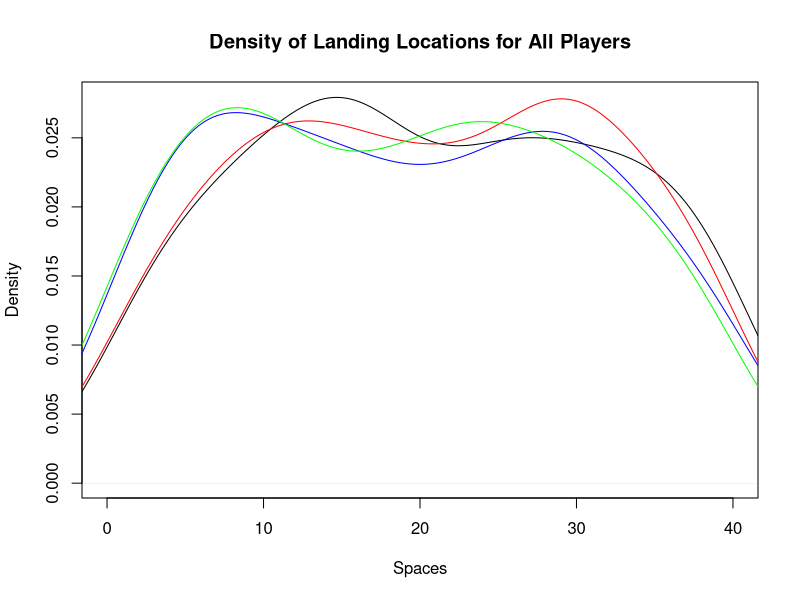
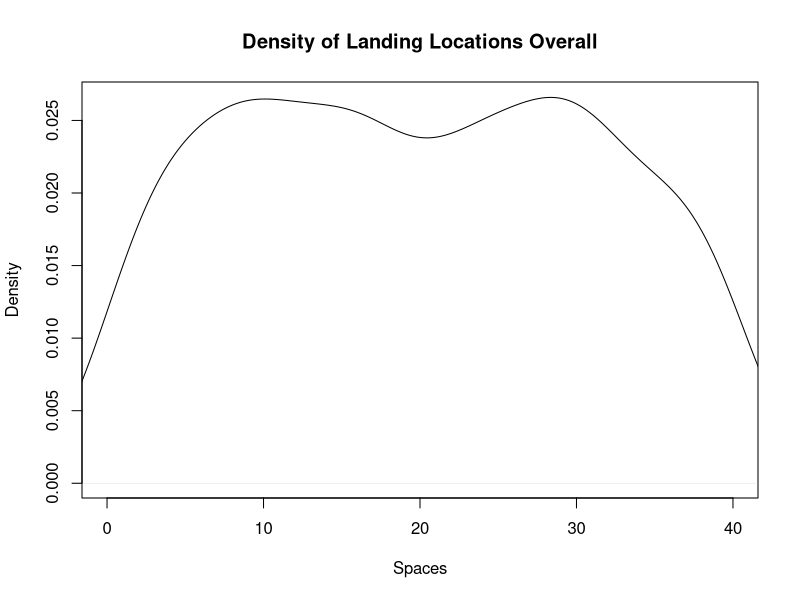
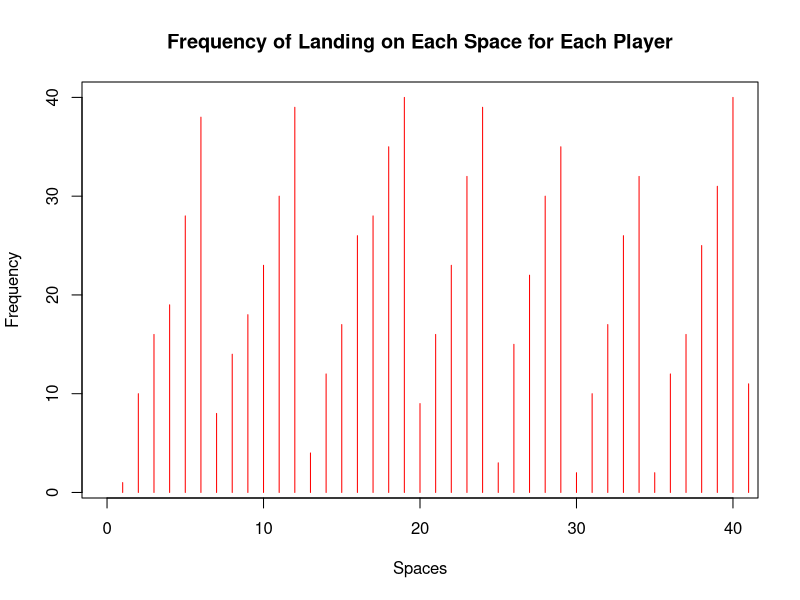
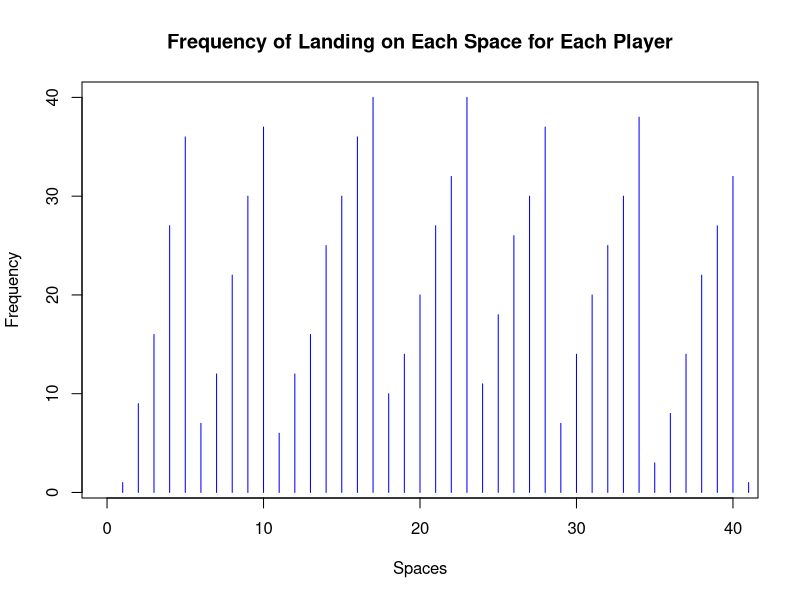
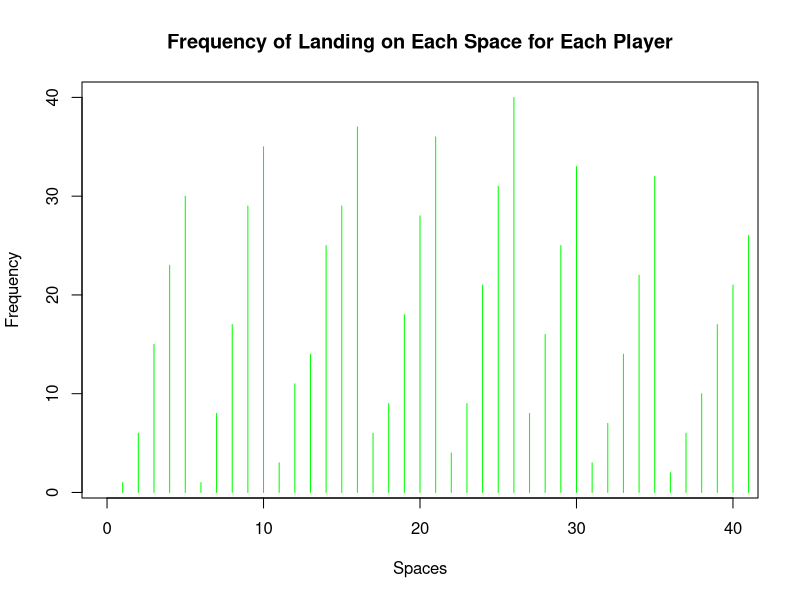
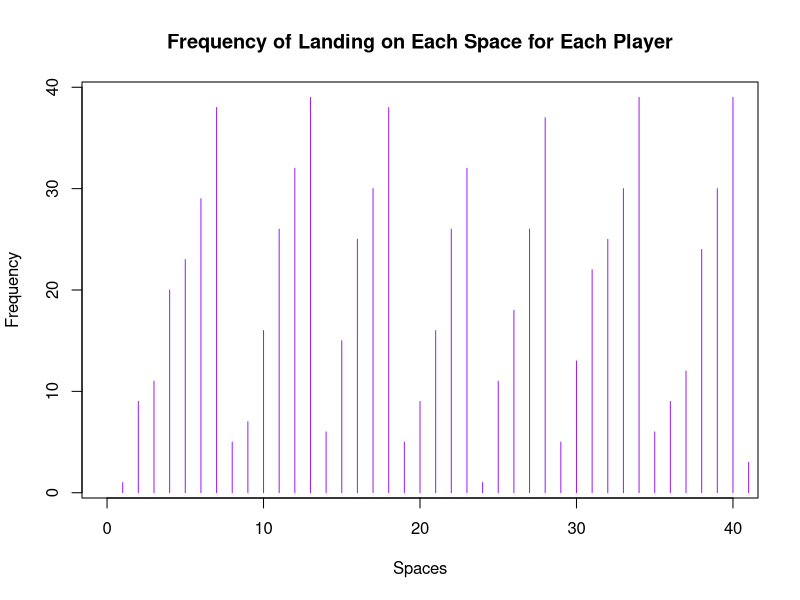
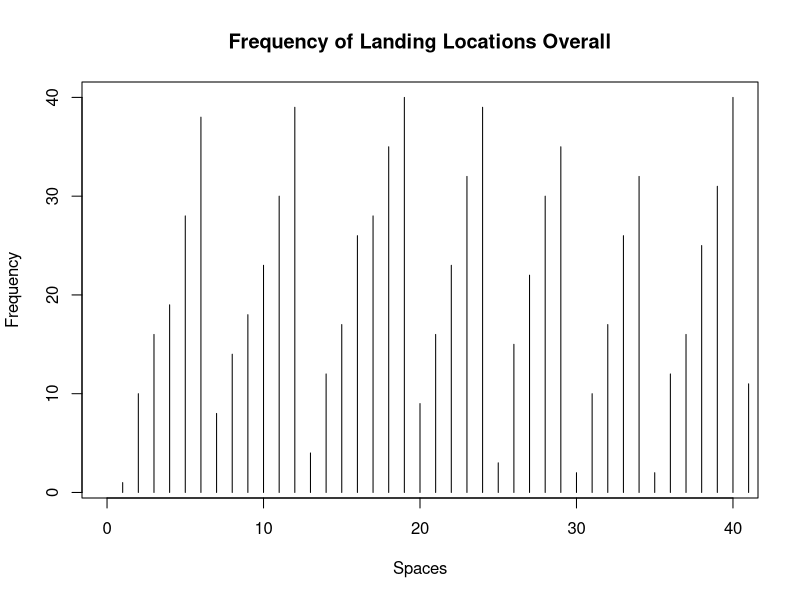
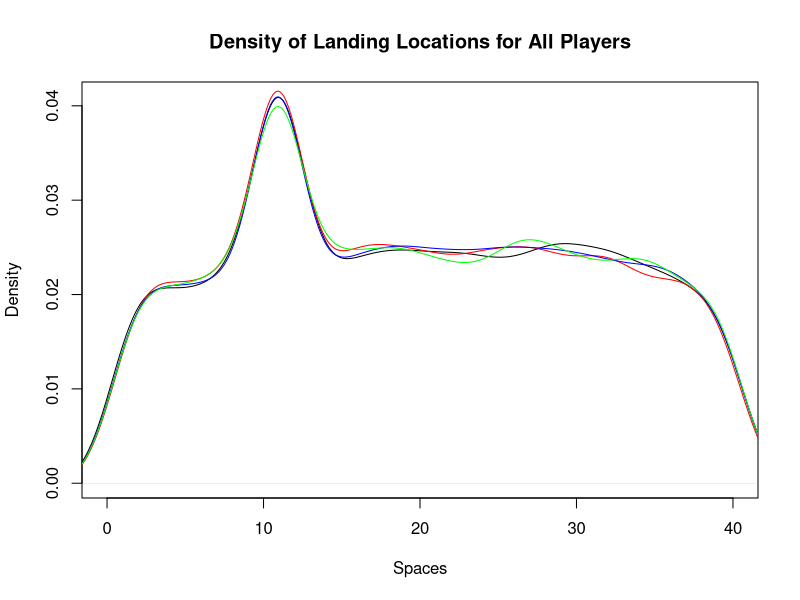

Generate these figures, in order, with R:
## ---- chunk 1
knitr::opts_chunk$set(echo = TRUE)
## ---- chunk 2
library(dplyr)
library(ggplot2)
library(tidyverse)
## ---- chunk 3
monopolyBoard <- read.csv("MonopolyBoard.csv", header = T)
monopolyBoard
## ---- chunk 4
# Using dice rolls to determine where a player will land on the board
#input: "location", where the player is on the board
#output: the players new location on the board after the have rolled

#note that this is only accounting for standard dice rolls, no special rules yet...

lets_move = function(location) {
  dice_roll_1 <- sample(1:6, 1, replace = TRUE) #A random roll of a six-sided die
  dice_roll_2 <- sample(1:6, 1, replace = TRUE) #A random roll of a six-sided die
  
  roll_total <- sum(dice_roll_1, dice_roll_2) #The sum of the two rolls
  
  location = location + roll_total #Updating the player's location based on their rolls from the current turn
  
  if(location <= 40) { #if statement checking the players location
    location = location
  } else { #if the sum of the player's previous location and their rolls is greater than 40, this moves the player past GO and the start moving from space 1
    location = location - 40
  }
  
  print(location)
  
}

lets_move(20)
## ---- chunk 5
who_goes_first2 <- function(num_players){
  initial_rolls <- c()
  player_order <- length(num_players)
  for (i in 1:num_players) {
    player_i_roll <- sum(sample(1:6, 2, replace=TRUE))
    initial_rolls <- c(initial_rolls, player_i_roll) # vector of every player's first roll
  }
  
  if(sum(initial_rolls == max(initial_rolls)) >= 2){ # if more 1 person has the highest roll
    
    while (sum(initial_rolls == max(initial_rolls)) >= 2) { # keep rolling as long as players are tied
      tied_players <- which(initial_rolls==max(initial_rolls)) # identify which players tied

      tie_breaker_rolls <- c()
      for (i in tied_players) { # tied players roll again
       player_i_roll2 <- sum(sample(1:6, 2, replace=TRUE))
       tie_breaker_rolls <- c(tie_breaker_rolls, player_i_roll2)
       initial_rolls <- tie_breaker_rolls # update initial rolls
      }
    }
    highest_roll <- max(tie_breaker_rolls)
    highest_player <- tied_players[which(tie_breaker_rolls == highest_roll)]
  }
  
  else {
    highest_player <- which.max(initial_rolls) # who rolled the highest number
  
    # creating player order
    player_order[1] <- as.integer(highest_player)

    for (j in 2:num_players) {
    
      player_order[j] <- as.integer(player_order[j-1] + 1)
      if (player_order[j] > num_players) {
        player_order[j] <- 1
      }
    }
    #print(player_order)
  }
  playerlist <- (list(highest_player, player_order))
  return(playerlist)
}

who_goes_first2(4)
## ---- chunk 6
#A function to play Monopoly!
#Utilizes lets_move to move the players around the board
#input: "turns"; the amount of turns each player will take (i.e. the number of rounds in the game), "players"; a numeric value 1-4 representing the number of players in the game
#output: a dataframe showing each players' location after each of their turns; a density plot showing each players' location data throughout the game; a density plot showing the overall location data throughout the game

lets_play = function(turns, players) {
  
  location_data <- as.data.frame(matrix(nrow = turns, ncol = players)) # dataframe will keep data for locations of players for each turn
  
  # puts players in order
  colnames(location_data) <- who_goes_first2(players)[[2]]
  
  location = 1 #initializes the player at space 1 (i.e. GO!)
  location_data[1,] <- location

  for (i in 2:turns) { # iterates through number of turns
    for (j in 1:players) { # rotates through each player
      location = lets_move(location_data[i-1,j])[[1]] # takes location from lets_move2 function and assigns it to location
      location_data[i,j] <- as.integer(location) # puts location value into the dataframe of locations for each player
    }
  }
print(location_data) 


 ########################## plots ###############################

 #vector of colors
  colors <- c("red", "blue", "green","purple")
  
  # creates density plot of frequency of landing on each space for each player
  plot(density(location_data[,1]), xlim = c(0,40), col = "black", xlab="Spaces", main= "Density of Landing Locations for All Players")
  
  for (k in 2:players) {
    lines(density(location_data[,k]), col = colors[k-1]) # adds a density line for each player after the first
  }
  
  # creates density plot for total frequency landing on each space (all players spaces included)
  all_spaces <- as.vector(as.matrix(location_data))
  plot(density(all_spaces), xlim = c(0,40), col = "black", xlab="Spaces", main="Density of Landing Locations Overall")
  
  #creates frequency plot for frequency of landing on certain spaces for each player
  for(k in 1:players){
  plot(location_data[,k], xlim= c(0,40), col=colors[k], type="h", xlab="Spaces", ylab="Frequency", main="Frequency of Landing on Each Space for Each Player")
  }

  plot(all_spaces, xlim = c(0,40), col = "black", type="h", xlab = "Spaces", ylab = "Frequency", main = "Frequency of Landing Locations Overall")
}

lets_play(100, 4)

## ---- chunk 7
#Double Down -- addition of jail and double rolls

#Incorporating double rolls and sending players to jail when the players are rolling and moving
#input: "location"; a numeric value 1 to 40; where the player in on the board
#output: the players new location on the board

lets_move2 = function(location) {
  dice_roll_1 <- sample(1:6, 1, replace = TRUE) #a standard, six-sided dice roll
  dice_roll_2 <- sample(1:6, 1, replace = TRUE) #a standard, six-sided dice roll
  
  roll_total <- sum(dice_roll_1, dice_roll_2) #the sum of the two dice rolls
  roll_double <- dice_roll_1 == dice_roll_2 #checking if the player rolled a double
  
    location = location + roll_total # updates location to be previous location + roll total
    double3 = "false" # double3 is assigned "true" if the player double rolls 3x (as seen in if statement below), otherwise it is assigned "false" 
    
  # first double roll -> roll again
  if (roll_double == TRUE) { #checks if the player rolled a double with their first two rolls. if "TRUE", the player rolls again
    dice_roll_3 <- sample(1:6, 1, replace = TRUE) #the player's third dice roll
    dice_roll_4 <- sample(1:6, 1, replace = TRUE) #the player's fourth dice roll
    
    roll_total2 <- sum(dice_roll_3, dice_roll_4) #the sum of the player's third and fourth rolls
    roll_double2 <- dice_roll_3 == dice_roll_4 #checks to see if the player rolled a double again
    
    location = location + roll_total2 #the player's new location
    double3 = "false"
    
    # if player is at a location past 40, subtract 40 so they go back to the GO space at location "41"
    # this is included in each if statement below so that it applies if player has to roll again
    if (location <= 40) { #checks to make sure that the player's location isn't over 40 (i.e not on the board)
      location = location
    } else { #If greater than 40, it subtracts 40 from location to allow player to continue to move on the board
      location = location - 40
    }
     
      # second double roll -> roll again
      if (roll_double2 == TRUE) { #if the player has rolled two doubles, they roll again
        dice_roll_5 <- sample(1:6, 1, replace = TRUE) #the player's fifth roll
        dice_roll_6 <- sample(1:6, 1, replace = TRUE) #the player's sixth roll
    
        roll_total3 <- sum(dice_roll_5, dice_roll_6) #the sum of the fifth and sixth roll
        roll_double3 <- dice_roll_5 == dice_roll_6 #checking to see if the player rolled a third double
    
        location = location + roll_total3 #the players new location
        double3 = "false"
        
        if (location <= 40) { #checks the player's location again
          location = location
        } else {
          location = location - 40
        }
        
        # third double roll -> go to jail
          if (roll_double3 == TRUE) { #checks if the player rolled three doubles in a row, if TRUE, the players goes to jail (space 11)
            location = monopolyBoard$spaces[monopolyBoard$name == "Jail"]
            double3 = "true"
          }
      }
  }  
    
  if (location <= 40) { #checks the players location on the board
    location = location
  } else {
    location = location - 40
  }
  
  listdata <- (list(location, double3)) # creates list for outputs "location" and "double3"
  # if you need to access location from this function, use lets_move2(location_data[i-1,j])[[1]]
  # if you need to access double3, use lets_move2(double3)[[2]]
  return(listdata)
  
}
## ---- chunk 8
#A function to move players around the board while incorporating double rolls and going to jail
#input: "turns"; the amount of turns each player takes (i.e. how many rounds the game is), "players"; a numeric value 1-4 representing the number of players in the game
#output: a dataframe showing each players' location after each of their turns; a density plot showing each players' location data throughout the game; a density plot showing the overall location data throughout the game

lets_play2 = function(turns, players) {
  
  
  location_data <- as.data.frame(matrix(nrow = turns, ncol = players)) # dataframe will keep data for locations of players for each turn
  double3data <- as.data.frame(matrix(nrow = turns, ncol = players)) # dataframe will say "true" if player double rolled 3x (which lands them in jail) and "false" if they didn't double roll 3x
  
    # puts players in order
    colnames(location_data) <- who_goes_first2(players)[[2]]
  
    location = 1 # each player starts at location 1
    location_data[1,] <- location
    double3 = 0 # initializing "double3" which will be later assigned a "true" or "false" based on if player double rolled 3x
  
    for (i in 2:turns) { # iterates through number of turns
      
        for (j in 1:players) { # rotates through each player
          
        location = lets_move2(location_data[i-1,j])[[1]] # takes location from lets_move2 function and assigns it to location
        location_data[i,j] <- as.integer(location) # puts location value into the dataframe of locations for each player
        double3data[i,j] <- lets_move2(double3)[[2]] # takes "true" or "false" value from double3 and adds it to double3data dataframe
        
      # deals with landing in jail from "go to jail" space and staying there for next 3 turns
      if (31 %in% location_data[i-1,j]) { # if you landed on 31 in the last turn (i-1 turn), you go to jail (space 11) for the ith turn
        location <- 11
        location_data[i,j] <- as.integer(location) # new location is 11
      } else if (11 %in% location_data[i-1,j] & 31 %in% location_data[i-2,j]) { # if you were on space 11 last turn AND you were on space 31 2 turns ago, you stay in jail (space 11) for turn i
        location <- 11
        location_data[i,j] <- as.integer(location)
      } else if (11 %in% location_data[i-2,j] & 31 %in% location_data[i-3,j]) {
        location <- 11
        location_data[i,j] <- as.integer(location)
      }
        
      # landing in jail from 3x double roll and staying there for next 3 turns
      if (11 %in% location_data[i,j] & "true" %in% double3data[i-1,j]) { # if player's location is 11 (jail) and double3data is"true" (player double rolled 3x), player stays in jail. all 3 if/else if statements keep player in jail for the next 3 turns
        location <- 11
        location_data[i,j] <- as.integer(location)
      } else if (11 %in% location_data[i-1,j] & "true" %in% double3data[i-2,j]) { # 
        location <- 11
        location_data[i,j] <- as.integer(location)
      } else if (11 %in% location_data[i-2,j] & "true" %in% double3data[i-3,j]) {
        location <- 11
        location_data[i,j] <- as.integer(location)
      }
        
    }
  }
  print(location_data)
  print(double3)
  
  
  ########################## plots ###############################

 #vector of colors
  colors <- c("red", "blue", "green","purple")
  
  # creates density plot of frequency of landing on each space for each player
  plot(density(location_data[,1]), xlim = c(0,40), col = "black", xlab="Spaces", main= "Density of Landing Locations for All Players")
  
  for (k in 2:players) {
    lines(density(location_data[,k]), col = colors[k-1]) # adds a density line for each player after the first
  }
  
  # creates density plot for total frequency landing on each space (all players spaces included)
  all_spaces <- as.vector(as.matrix(location_data))
  plot(density(all_spaces), xlim = c(0,40), col = "black", xlab="Spaces", main="Density of Landing Locations Overall")
  
  #creates frequency plot for frequency of landing on certain spaces for each player
  for(k in 1:players){
  plot(location_data[,k], xlim= c(0,40), col=colors[k], type="h", xlab="Spaces", ylab="Frequency", main="Frequency of Landing on Each Space for Each Player")
  }
  
  plot(all_spaces, xlim = c(0,40), col = "black", type="h", xlab = "Spaces", ylab = "Frequency", main = "Frequency of Landing Locations Overall")
 
}
 
lets_play2(10000, 4)
## ---- chunk 9

Card_Numbers <- c(1, 2, 3, 4, 5, 6, 7, 8, 9, 10, 11, 12, 13, 14, 15, 16) # the card numbers

Chance_Cards <- c("Advance to Boardwalk", "Advance to Go (Collect $200)", "Advance to Illinois Avenue. If you pass Go, collect $200", "Advance to St. Charles Place. If you pass Go, collect $200", "Advance to the nearest Railroad. If unowned, you may buy it from the Bank. If owned, pay owner twice the rental to which they are otherwise entitled", "Advance to the nearest Railroad. If unowned, you may buy it from the Bank. If owned, pay owner twice the rental to which they are otherwise entitled", "Advance token to nearest Utility. If unowned, you may buy it from the Bank. If owned, throw dice and pay owner a total ten times amount thrown", "Bank pays you dividend of $50", "Get Out of Jail Free", "Go Back 3 Spaces", "Go to Jail. Go directly to Jail, do not pass Go, do not collect $200", "Make general repairs on all your property. For each house pay $25. For each hotel pay $100", "Speeding fine $15", "Take a trip to Reading Railroad. If you pass Go, collect $200", "You have been elected Chairman of the Board. Pay each player $50", "Your building loan matures. Collect $150") # the card information

Chance <- data.frame(Chance_Cards, Card_Numbers) #a dataframe associating each chance card with a number



Community_Chest_Cards <- c("Advance to Go (Collect $200)", "Bank error in your favor. Collect $200", "Doctor’s fee. Pay $50", "From sale of stock you get $50", "Get Out of Jail Free", "Go to Jail. Go directly to jail, do not pass Go, do not collect $200", "Holiday fund matures. Receive $100", "Income tax refund. Collect $20", "It is your birthday. Collect $10 from every player", "Life insurance matures. Collect $100", "Pay hospital fees of $100", "Pay school fees of $50", "Receive $25 consultancy fee", "You are assessed for street repair. $40 per house. $115 per hotel", "You have won second prize in a beauty contest. Collect $10", "You inherit $100") # the card information

Community_Chest <- data.frame(Community_Chest_Cards, Card_Numbers) #a dataframe associating each community chest card with a number
## ---- chunk 10
#A function that randomly selects a numeric value 1:16 representing a Chance card and updates the player's location based on the card information
#input: "location"; a numeric value 1:40 representing the player's location on the board
#output: the player's new location on the board

Drawing_Chance = function(location) {
  location = location #the player's current location
  draw_card <- sample(1:16, 1, replace = TRUE) #randomly selecting a card from 1:16
  player_card <- Chance$Chance_Cards[draw_card] #finding the card in the Chance deck
  print(player_card)

#The following if statements update the player's location based on the card that was drawn (if applicable)  
      if(draw_card == 1) {
        location = 1
      }
      
      if(draw_card == 2) {
        location = 1
      }
      
      if(draw_card == 3) {
        location = 25
      }
  
      if(draw_card == 4){
        location = 12
      }
    
      if(draw_card == 5){ #takes into account which space the player is nearest to to determine updated location
        if(location >= 37 && location <= 5){
              location = 6
            } else {
              if (location >= 6 && location <= 15){
                location = 16
              } else {
                if(location >= 16 && location <= 25){
                  location = 26
                } else {
                  location = 36
                }
              }
            }
    }
  
    if(draw_card == 6){ #takes into account which space the player is nearest to to determine updated location
        if(location >= 37 && location <= 5){
              location = 6
            } else {
              if (location >= 6 && location <= 15){
                location = 16
              } else {
                if(location >= 16 && location <= 25){
                  location = 26
                } else {
                  location = 36
                }
              }
            }
    }
  
    if(draw_card == 7){ #takes into account which space the player is nearest to to determine updated location
        if(location >= 29 && location <= 12){
              location = 13
            } else {
              location = 29
    }
  }
  
    if(draw_card == 11) {
      location = 11
    }
  
    if(draw_card == 14) {
      location = 6
    }
  
    if(draw_card == 10) {
      location = location - 3
    }
  
    location = location
    return(location)
}


#A function that randomly selects a numeric value 1:16 representing a Community Chest card and updates the player's location based on the card information
#input: "location"; a numeric value 1:40 representing the player's location on the board
#output: the player's new location on the board

Drawing_Community_Chest = function(location) {
  location = location #the player's current location
  draw_card_chest <- sample(1:16, 1, replace = TRUE) #randomly selecting a card from 1:16
  player_card_chest <- Community_Chest$Community_Chest_Cards[draw_card_chest] #finding the card in the Community Chest deck
  print(player_card_chest)

#The following if statements update the player's location based on the card that was drawn (if applicable) 
  if (draw_card_chest == 1) {
    location = 1
  } else {
    if (draw_card_chest == 6) {
    location = 11
    } else {
      location = location
    }
  
  }
  
  location = location 
  return(location)
}
## ---- chunk 11
#A function that expands on lets_move2 to add the actions of Community Chest and Chance spaces and their respective cards
#input: "location"; a numeric value 1 to 40; where the player in on the board
#output: the players new location on the board

lets_move3 = function(location) {
  dice_roll_1 <- sample(1:6, 1, replace = TRUE) 
  dice_roll_2 <- sample(1:6, 1, replace = TRUE) 
  
  roll_total <- sum(dice_roll_1, dice_roll_2)
  roll_double <- dice_roll_1 == dice_roll_2
  
    location = location + roll_total
    double3 = "false"


  if (location <= 40) {
      location = location
  } else {
      location = location - 40
  }
   
  
  if(location == 8 || location == 23 || location == 27) { #check's if the player's location is a Chance space
    location = Drawing_Chance(location) #if TRUE, the player draws a Chance card using the Drawing_Chance function which updates their location
  }
  
  if(location == 3 || location == 18 || location == 34) { #check's if the player's location is a Community Chest space
    location = Drawing_Community_Chest(location) #if TRUE, the player draws a Community Chest card using the Drawing_Community_Chest which updates their location
  }
    
  # first double roll -> roll again
  if (roll_double == TRUE) {
    dice_roll_3 <- sample(1:6, 1, replace = TRUE)
    dice_roll_4 <- sample(1:6, 1, replace = TRUE)
    
    roll_total2 <- sum(dice_roll_3, dice_roll_4)
    roll_double2 <- dice_roll_3 == dice_roll_4
    
    location = location + roll_total2
    double3 = "false"
    
    if (location <= 40) {
      location = location
    } else {
      location = location - 40
    }
    
    
    if(location == 8 || location == 23 || location == 27) { #check's if the player's location is a Chance space
    location = Drawing_Chance(location) #if TRUE, the player draws a Chance card using the Drawing_Chance function which updates their location
    }
  
  if(location == 3 || location == 18 || location == 34) { #check's if the player's location is a Community Chest space
    location = Drawing_Community_Chest(location) #if TRUE, the player draws a Community Chest card using the Drawing_Community_Chest which updates their location
    }
     
      # second double roll -> roll again
      if (roll_double2 == TRUE) {
        dice_roll_5 <- sample(1:6, 1, replace = TRUE)
        dice_roll_6 <- sample(1:6, 1, replace = TRUE)
    
        roll_total3 <- sum(dice_roll_5, dice_roll_6)
        roll_double3 <- dice_roll_5 == dice_roll_6
    
        location = location + roll_total3
        double3 = "false"
        
        if (location <= 40) {
          location = location
        } else {
          location = location - 40
        }
        
        if(location == 8 || location == 23 || location == 27) { #check's if the player's location is a Chance space
          location = Drawing_Chance(location) #if TRUE, the player draws a Chance card using the Drawing_Chance function which updates their location
        }
  
        if(location == 3 || location == 18 || location == 34) { #check's if the player's location is a Community Chest space
          location = Drawing_Community_Chest(location) #if TRUE, the player draws a Community Chest card using the Drawing_Community_Chest which updates their location
         
        }
        
        # third double roll -> go to jail
          if (roll_double3 == TRUE) {
            location = monopolyBoard$spaces[monopolyBoard$name == "Jail"]
            double3 = "true"

          }
      }
  }  
   
  location = location 

  listdata <- (list(location, double3))
  return(listdata)
  
}
